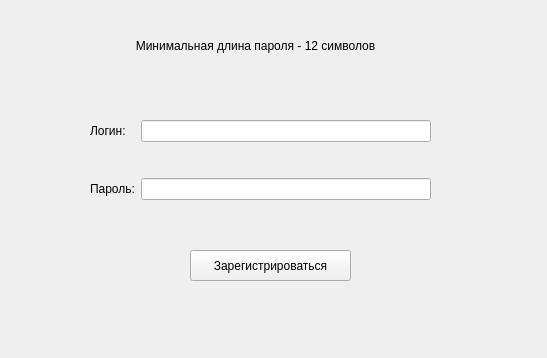
<?xml version="1.0" encoding="UTF-8"?>
<ui version="4.0">
 <class>Form</class>
 <widget class="QWidget" name="Form">
  <property name="windowModality">
   <enum>Qt::ApplicationModal</enum>
  </property>
  <property name="geometry">
   <rect>
    <x>0</x>
    <y>0</y>
    <width>547</width>
    <height>358</height>
   </rect>
  </property>
  <property name="windowTitle">
   <string>Регистрация</string>
  </property>
  <widget class="QPushButton" name="registrationButton">
   <property name="geometry">
    <rect>
     <x>190</x>
     <y>250</y>
     <width>161</width>
     <height>31</height>
    </rect>
   </property>
   <property name="font">
    <font>
     <pointsize>9</pointsize>
    </font>
   </property>
   <property name="text">
    <string>Зарегистрироваться</string>
   </property>
  </widget>
  <widget class="QWidget" name="gridLayoutWidget">
   <property name="geometry">
    <rect>
     <x>90</x>
     <y>90</y>
     <width>341</width>
     <height>141</height>
    </rect>
   </property>
   <layout class="QGridLayout" name="gridLayout">
    <item row="1" column="0">
     <widget class="QLabel" name="passwordLabel">
      <property name="font">
       <font>
        <pointsize>9</pointsize>
       </font>
      </property>
      <property name="text">
       <string>Пароль:</string>
      </property>
     </widget>
    </item>
    <item row="0" column="0">
     <widget class="QLabel" name="loginLabel">
      <property name="font">
       <font>
        <pointsize>9</pointsize>
       </font>
      </property>
      <property name="text">
       <string>Логин:</string>
      </property>
     </widget>
    </item>
    <item row="0" column="1">
     <widget class="QLineEdit" name="loginLineEdit"/>
    </item>
    <item row="1" column="1">
     <widget class="QLineEdit" name="passwordLineEdit">
      <property name="echoMode">
       <enum>QLineEdit::Password</enum>
      </property>
     </widget>
    </item>
   </layout>
  </widget>
  <widget class="QLabel" name="errorLabel">
   <property name="geometry">
    <rect>
     <x>20</x>
     <y>295</y>
     <width>471</width>
     <height>31</height>
    </rect>
   </property>
   <property name="font">
    <font>
     <pointsize>9</pointsize>
    </font>
   </property>
   <property name="text">
    <string/>
   </property>
  </widget>
  <widget class="QLabel" name="requirementsLabel">
   <property name="geometry">
    <rect>
     <x>30</x>
     <y>30</y>
     <width>451</width>
     <height>31</height>
    </rect>
   </property>
   <property name="font">
    <font>
     <pointsize>9</pointsize>
    </font>
   </property>
   <property name="contextMenuPolicy">
    <enum>Qt::CustomContextMenu</enum>
   </property>
   <property name="layoutDirection">
    <enum>Qt::LeftToRight</enum>
   </property>
   <property name="text">
    <string>Минимальная длина пароля - 12 символов</string>
   </property>
   <property name="textFormat">
    <enum>Qt::AutoText</enum>
   </property>
   <property name="scaledContents">
    <bool>false</bool>
   </property>
   <property name="alignment">
    <set>Qt::AlignCenter</set>
   </property>
  </widget>
 </widget>
 <resources/>
 <connections/>
</ui>
